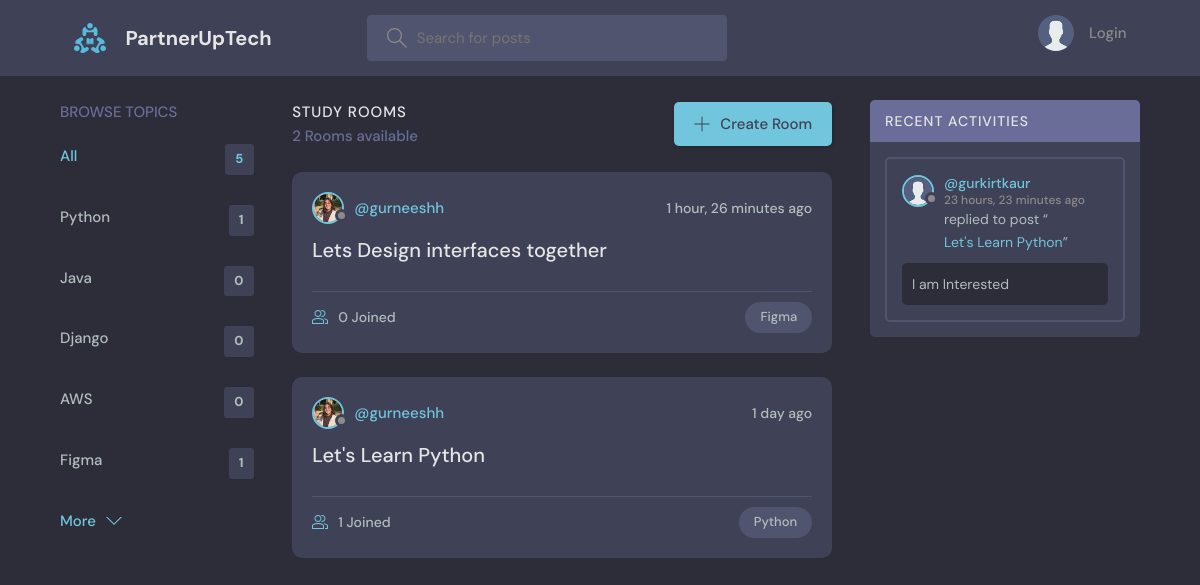
The page / on the database its author committed.
### base/models.py (models this page shows, shortened)
class Topic(models.Model):
    name = models.CharField(max_length=200)

class Room(models.Model):
    host = models.ForeignKey(User, on_delete=models.SET_NULL, null=True)
    topic = models.ForeignKey(Topic, on_delete=models.SET_NULL, null=True)
    name = models.CharField(max_length=200)
    description = models.TextField(null=True, blank=True)
    participants = models.ManyToManyField(
        User, related_name='participants', blank=True)
    updated = models.DateTimeField(auto_now=True)
    created = models.DateTimeField(auto_now_add=True)
    class Meta:
        ordering = ['-updated', '-created']
    def __str__(self):
        return self.name

class User(AbstractUser):
    name = models.CharField(max_length=200, null=True)
    email = models.EmailField(unique=True, null=True)
    bio = models.TextField(null=True)
    avatar = models.ImageField(null=True, default="avatar.svg")
    USERNAME_FIELD = 'email'
    REQUIRED_FIELDS = ['username', 'name']

class Message(models.Model):
    user = models.ForeignKey(User, on_delete=models.CASCADE)
    room = models.ForeignKey(Room, on_delete=models.CASCADE)
    body = models.TextField()
    updated = models.DateTimeField(auto_now=True)
    created = models.DateTimeField(auto_now_add=True)
    class Meta:
        ordering = ['-updated', '-created']

### base/views.py (the view)
# urls.py: path('', views.home, name="home"),
def home(request):
    q = request.GET.get('q') if request.GET.get('q') != None else ''
    rooms = Room.objects.filter(
        Q(topic__name__icontains=q) |
        Q(name__icontains=q) |
        Q(description__icontains=q)
    )
    topics = Topic.objects.all()[0:5]
    room_count = rooms.count()
    room_messages = Message.objects.filter(
        Q(room__topic__name__icontains=q))[0:3]
    context = {'rooms': rooms, 'topics': topics,
               'room_count': room_count, 'room_messages': room_messages}
    return render(request, 'base/home.html', context)

### base/templates/base/home.html (shortened to what this page needs)
{% extends 'main.html' %}
{% block content %}
<main class="layout layout--3">
  <div class="container">
    {% include 'base/topics_component.html' %}
    <div class="roomList">
      <div class="roomList__header">
        <div>
          <h2>Study Rooms</h2>
          <p>{{room_count}} Rooms available</p>
        </div>
        <a class="btn btn--main" href="{% url 'create-room' %}">
          <svg version="1.1" xmlns="http://www.w3.org/2000/svg" width="32" height="32" viewBox="0 0 32 32">
            <title>add</title>
            <path
              d="M16.943 0.943h-1.885v14.115h-14.115v1.885h14.115v14.115h1.885v-14.115h14.115v-1.885h-14.115v-14.115z">
            </path>
          </svg>
          Create Room
        </a>
      </div>
      {% include 'base/feed_component.html' %}
    </div>
    {% include 'base/activity_component.html' %}
  </div>
</main>
{% endblock %}

### base/templates/base/topics_component.html
<div class="topics">
    <div class="topics__header">
        <h2>Browse Topics</h2>
    </div>
    <ul class="topics__list">
        <li>
            <a href="{% url 'home' %}" class="active">All <span>{{topics.count}}</span></a>
        </li>
        {% for topic in topics %}
        <li>
            <a href="{% url 'home' %}?q={{topic.name}}">{{topic.name}}<span>{{topic.room_set.all.count}}</span></a>
        </li>
        {% endfor %}
    </ul>
    <a class="btn btn--link" href="{% url 'topics' %}">
        More
        <svg version="1.1" xmlns="http://www.w3.org/2000/svg" width="32" height="32" viewBox="0 0 32 32">
            <title>chevron-down</title>
            <path d="M16 21l-13-13h-3l16 16 16-16h-3l-13 13z"></path>
        </svg>
    </a>
</div>

### base/templates/base/feed_component.html (shortened to what this page needs)
{% for room in rooms %}
<div class="roomListRoom">
    <div class="roomListRoom__header">
        <a href="{% url 'user-profile' room.host.id %}" class="roomListRoom__author">
            <div class="avatar avatar--small">
                <img src="{{room.host.avatar.url}}" />
            </div>
            <span>@{{room.host.username}}</span>
        </a>
        <div class="roomListRoom__actions">
            <span>{{room.created|timesince}} ago</span>
        </div>
    </div>
    <div class="roomListRoom__content">
        <a href="{% url 'room' room.id %}">{{room.name}}</a>
    </div>
    <div class="roomListRoom__meta">
        <a href="{% url 'room' room.id %}" class="roomListRoom__joined">
            {{room.participants.all.count}} Joined
        </a>
        <p class="roomListRoom__topic">{{room.topic.name}}</p>
    </div>
</div>
{% endfor %}

### base/templates/base/activity_component.html (shortened to what this page needs)
<div class="activities">
    <div class="activities__header">
        <h2>Recent Activities</h2>
    </div>
    {% for message in room_messages %}
    <div class="activities__box">
        <div class="activities__boxHeader roomListRoom__header">
            <a href="{% url 'user-profile' message.user.id %}" class="roomListRoom__author">
                <div class="avatar avatar--small">
                    <img src="{{message.user.avatar.url}}" />
                </div>
                <p>
                    @{{message.user.username}}
                    <span>{{message.created|timesince}} ago</span>
                </p>
            </a>
        </div>
        <div class="activities__boxContent">
            <p>replied to post “<a href="{% url 'room' message.room.id %}">{{message.room}}</a>”</p>
            <div class="activities__boxRoomContent">{{message.body}}</div>
        </div>
    </div>
    {% endfor %}
</div>

### rows shown on the page
Topic: name "Python", room_set.all.count "1"
Topic: name "Java", room_set.all.count "0"
Topic: name "Django", room_set.all.count "0"
Topic: name "AWS", room_set.all.count "0"
Topic: name "Figma", room_set.all.count "1"
Room: host.avatar (picture), host.username "gurneeshh", created "1 hour, 26 minutes", name "Lets Design interfaces together", participants.all.count "0", topic.name "Figma"
Room: host.avatar (picture), host.username "gurneeshh", created "1 day", name "Let's Learn Python", participants.all.count "1", topic.name "Python"
Message: user.avatar (placeholder picture), user.username "gurkirtkaur", created "23 hours, 23 minutes", room "Let's Learn Python", body "I am Interested"

### other values the page prints
{{ topics.count }} "5"
{{ room_count }} "2"
